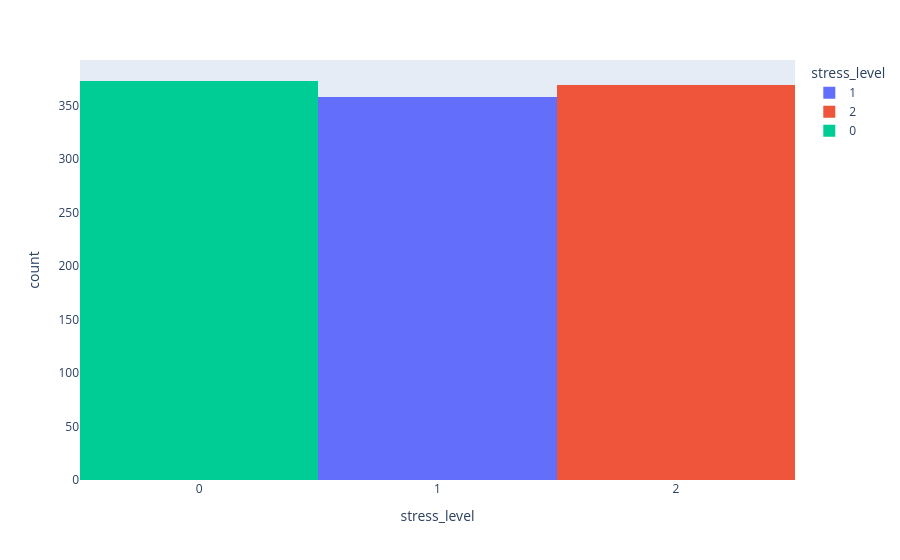

Notebook code cell kept with this figure:
### Code cell
fig=px.histogram(
    data_frame=dataset,
    x=dataset['stress_level'],
    color='stress_level',
    )
fig.update_xaxes(tickvals=[0,1,2])
fig.show()

### Figure 1 — Plotly figure (JSON) as saved in the notebook; plotly's stock layout.template omitted (floating-point values rounded to 4 significant figures; data arrays with more than 128 entries replaced by an {"elided": "..."} marker saying what was removed)
{"data": [{"bingroup": "x", "hovertemplate": "stress_level=%{x}<br>count=%{y}<extra></extra>", "legendgroup": "1", "marker": {"color": "#636efa", "pattern": {"shape": ""}}, "name": "1", "orientation": "v", "showlegend": true, "type": "histogram", "x": {"elided": "358 int values"}, "xaxis": "x", "yaxis": "y"}, {"bingroup": "x", "hovertemplate": "stress_level=%{x}<br>count=%{y}<extra></extra>", "legendgroup": "2", "marker": {"color": "#EF553B", "pattern": {"shape": ""}}, "name": "2", "orientation": "v", "showlegend": true, "type": "histogram", "x": {"elided": "369 int values"}, "xaxis": "x", "yaxis": "y"}, {"bingroup": "x", "hovertemplate": "stress_level=%{x}<br>count=%{y}<extra></extra>", "legendgroup": "0", "marker": {"color": "#00cc96", "pattern": {"shape": ""}}, "name": "0", "orientation": "v", "showlegend": true, "type": "histogram", "x": {"elided": "373 int values"}, "xaxis": "x", "yaxis": "y"}], "layout": {"barmode": "relative", "legend": {"title": {"text": "stress_level"}, "tracegroupgap": 0}, "margin": {"t": 60}, "xaxis": {"anchor": "y", "categoryarray": [1, 2, 0], "categoryorder": "array", "domain": [0, 1], "tickvals": [0, 1, 2], "title": {"text": "stress_level"}}, "yaxis": {"anchor": "x", "domain": [0, 1], "title": {"text": "count"}}}}
